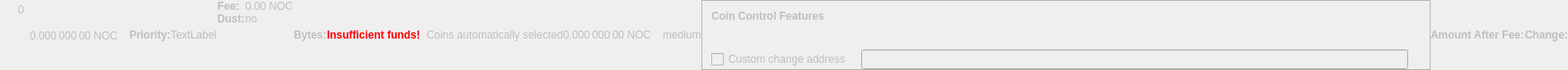
    <widget class="QWidget" name="dummyHideWidget" native="true">
     <property name="enabled">
      <bool>false</bool>
     </property>
     <property name="maximumSize">
      <size>
       <width>100</width>
       <height>22</height>
      </size>
     </property>
     <layout class="QHBoxLayout" name="dummyHideLayout">
      <property name="spacing">
       <number>0</number>
      </property>
      <property name="leftMargin">
       <number>0</number>
      </property>
      <property name="topMargin">
       <number>0</number>
      </property>
      <property name="rightMargin">
       <number>0</number>
      </property>
      <property name="bottomMargin">
       <number>0</number>
      </property>
      <item>
       <layout class="QFormLayout" name="formLayoutCoinControl1">
        <property name="horizontalSpacing">
         <number>10</number>
        </property>
        <property name="verticalSpacing">
         <number>14</number>
        </property>
        <property name="leftMargin">
         <number>10</number>
        </property>
        <property name="topMargin">
         <number>4</number>
        </property>
        <property name="rightMargin">
         <number>6</number>
        </property>
        <item row="0" column="1">
         <widget class="QLabel" name="labelCoinControlBytes">
          <property name="cursor">
           <cursorShape>IBeamCursor</cursorShape>
          </property>
          <property name="contextMenuPolicy">
           <enum>Qt::ActionsContextMenu</enum>
          </property>
          <property name="text">
           <string notr="true">0</string>
          </property>
          <property name="textInteractionFlags">
           <set>Qt::LinksAccessibleByMouse|Qt::TextSelectableByKeyboard|Qt::TextSelectableByMouse</set>
          </property>
         </widget>
        </item>
       </layout>
      </item>
      <item>
       <widget class="QLabel" name="labelCoinControlAfterFee">
        <property name="enabled">
         <bool>false</bool>
        </property>
        <property name="sizePolicy">
         <sizepolicy hsizetype="Fixed" vsizetype="Fixed">
          <horstretch>0</horstretch>
          <verstretch>0</verstretch>
         </sizepolicy>
        </property>
        <property name="minimumSize">
         <size>
          <width>111</width>
          <height>12</height>
         </size>
        </property>
        <property name="maximumSize">
         <size>
          <width>111</width>
          <height>12</height>
         </size>
        </property>
        <property name="cursor">
         <cursorShape>IBeamCursor</cursorShape>
        </property>
        <property name="contextMenuPolicy">
         <enum>Qt::ActionsContextMenu</enum>
        </property>
        <property name="text">
         <string notr="true">0.000 000 00 NOC</string>
        </property>
        <property name="textInteractionFlags">
         <set>Qt::LinksAccessibleByMouse|Qt::TextSelectableByKeyboard|Qt::TextSelectableByMouse</set>
        </property>
       </widget>
      </item>
      <item>
       <widget class="QLabel" name="labelCoinControlPriorityText">
        <property name="enabled">
         <bool>false</bool>
        </property>
        <property name="font">
         <font>
          <weight>75</weight>
          <bold>true</bold>
         </font>
        </property>
        <property name="text">
         <string>Priority:</string>
        </property>
       </widget>
      </item>
      <item>
       <layout class="QHBoxLayout" name="horizontalLayout">
        <item>
         <widget class="QLabel" name="WarningLabel">
          <property name="text">
           <string>TextLabel</string>
          </property>
         </widget>
        </item>
       </layout>
      </item>
      <item>
       <layout class="QFormLayout" name="formLayoutCoinControl3">
        <property name="horizontalSpacing">
         <number>0</number>
        </property>
        <property name="verticalSpacing">
         <number>0</number>
        </property>
        <property name="leftMargin">
         <number>0</number>
        </property>
        <property name="topMargin">
         <number>0</number>
        </property>
        <property name="rightMargin">
         <number>0</number>
        </property>
        <item row="0" column="0">
         <widget class="QLabel" name="labelCoinControlFeeText">
          <property name="enabled">
           <bool>false</bool>
          </property>
          <property name="font">
           <font>
            <weight>75</weight>
            <bold>true</bold>
           </font>
          </property>
          <property name="text">
           <string>Fee:</string>
          </property>
          <property name="margin">
           <number>0</number>
          </property>
         </widget>
        </item>
        <item row="0" column="1">
         <widget class="QLabel" name="labelCoinControlFee">
          <property name="enabled">
           <bool>false</bool>
          </property>
          <property name="cursor">
           <cursorShape>IBeamCursor</cursorShape>
          </property>
          <property name="contextMenuPolicy">
           <enum>Qt::ActionsContextMenu</enum>
          </property>
          <property name="text">
           <string notr="true">0.00 NOC</string>
          </property>
          <property name="textInteractionFlags">
           <set>Qt::LinksAccessibleByMouse|Qt::TextSelectableByKeyboard|Qt::TextSelectableByMouse</set>
          </property>
         </widget>
        </item>
        <item row="1" column="0">
         <widget class="QLabel" name="labelCoinControlLowOutputText">
          <property name="enabled">
           <bool>false</bool>
          </property>
          <property name="font">
           <font>
            <weight>75</weight>
            <bold>true</bold>
           </font>
          </property>
          <property name="text">
           <string>Dust:</string>
          </property>
         </widget>
        </item>
        <item row="1" column="1">
         <widget class="QLabel" name="labelCoinControlLowOutput">
          <property name="enabled">
           <bool>false</bool>
          </property>
          <property name="cursor">
           <cursorShape>IBeamCursor</cursorShape>
          </property>
          <property name="contextMenuPolicy">
           <enum>Qt::ActionsContextMenu</enum>
          </property>
          <property name="text">
           <string>no</string>
          </property>
          <property name="textInteractionFlags">
           <set>Qt::LinksAccessibleByMouse|Qt::TextSelectableByKeyboard|Qt::TextSelectableByMouse</set>
          </property>
         </widget>
        </item>
       </layout>
      </item>
      <item>
       <widget class="QLabel" name="labelCoinControlBytesText">
        <property name="enabled">
         <bool>false</bool>
        </property>
        <property name="font">
         <font>
          <weight>75</weight>
          <bold>true</bold>
         </font>
        </property>
        <property name="text">
         <string>Bytes:</string>
        </property>
       </widget>
      </item>
      <item>
       <layout class="QFormLayout" name="formLayoutCoinControl2">
        <property name="horizontalSpacing">
         <number>0</number>
        </property>
        <property name="verticalSpacing">
         <number>0</number>
        </property>
        <property name="leftMargin">
         <number>0</number>
        </property>
        <property name="topMargin">
         <number>0</number>
        </property>
        <property name="rightMargin">
         <number>0</number>
        </property>
       </layout>
      </item>
      <item>
       <layout class="QHBoxLayout" name="horizontalLayoutCoinControl2">
        <property name="spacing">
         <number>0</number>
        </property>
        <property name="bottomMargin">
         <number>0</number>
        </property>
       </layout>
      </item>
      <item>
       <widget class="QLabel" name="labelCoinControlInsuffFunds">
        <property name="enabled">
         <bool>false</bool>
        </property>
        <property name="minimumSize">
         <size>
          <width>0</width>
          <height>0</height>
         </size>
        </property>
        <property name="font">
         <font>
          <weight>75</weight>
          <bold>true</bold>
         </font>
        </property>
        <property name="styleSheet">
         <string notr="true">color:red;font-weight:bold;</string>
        </property>
        <property name="text">
         <string>Insufficient funds!</string>
        </property>
        <property name="margin">
         <number>5</number>
        </property>
       </widget>
      </item>
      <item>
       <layout class="QFormLayout" name="formLayoutCoinControl4">
        <property name="horizontalSpacing">
         <number>0</number>
        </property>
        <property name="verticalSpacing">
         <number>0</number>
        </property>
        <property name="leftMargin">
         <number>0</number>
        </property>
        <property name="topMargin">
         <number>0</number>
        </property>
        <property name="rightMargin">
         <number>0</number>
        </property>
       </layout>
      </item>
      <item>
       <widget class="QLabel" name="labelCoinControlChangeLabel">
        <property name="enabled">
         <bool>false</bool>
        </property>
        <property name="sizePolicy">
         <sizepolicy hsizetype="Preferred" vsizetype="Expanding">
          <horstretch>0</horstretch>
          <verstretch>0</verstretch>
         </sizepolicy>
        </property>
        <property name="minimumSize">
         <size>
          <width>0</width>
          <height>0</height>
         </size>
        </property>
        <property name="text">
         <string/>
        </property>
        <property name="margin">
         <number>3</number>
        </property>
       </widget>
      </item>
      <item>
       <widget class="QLabel" name="labelCoinControlAutomaticallySelected">
        <property name="enabled">
         <bool>false</bool>
        </property>
        <property name="sizePolicy">
         <sizepolicy hsizetype="Fixed" vsizetype="Fixed">
          <horstretch>0</horstretch>
          <verstretch>0</verstretch>
         </sizepolicy>
        </property>
        <property name="minimumSize">
         <size>
          <width>0</width>
          <height>0</height>
         </size>
        </property>
        <property name="maximumSize">
         <size>
          <width>240</width>
          <height>16777215</height>
         </size>
        </property>
        <property name="text">
         <string>Coins automatically selected</string>
        </property>
        <property name="margin">
         <number>5</number>
        </property>
       </widget>
      </item>
      <item>
       <widget class="QLabel" name="labelCoinControlChange">
        <property name="enabled">
         <bool>false</bool>
        </property>
        <property name="sizePolicy">
         <sizepolicy hsizetype="Fixed" vsizetype="Fixed">
          <horstretch>0</horstretch>
          <verstretch>0</verstretch>
         </sizepolicy>
        </property>
        <property name="minimumSize">
         <size>
          <width>111</width>
          <height>0</height>
         </size>
        </property>
        <property name="maximumSize">
         <size>
          <width>111</width>
          <height>16777215</height>
         </size>
        </property>
        <property name="cursor">
         <cursorShape>IBeamCursor</cursorShape>
        </property>
        <property name="contextMenuPolicy">
         <enum>Qt::ActionsContextMenu</enum>
        </property>
        <property name="text">
         <string notr="true">0.000 000 00 NOC</string>
        </property>
        <property name="textInteractionFlags">
         <set>Qt::LinksAccessibleByMouse|Qt::TextSelectableByKeyboard|Qt::TextSelectableByMouse</set>
        </property>
       </widget>
      </item>
      <item>
       <widget class="QLabel" name="labelCoinControlPriority">
        <property name="enabled">
         <bool>false</bool>
        </property>
        <property name="cursor">
         <cursorShape>IBeamCursor</cursorShape>
        </property>
        <property name="contextMenuPolicy">
         <enum>Qt::ActionsContextMenu</enum>
        </property>
        <property name="text">
         <string>medium</string>
        </property>
        <property name="textInteractionFlags">
         <set>Qt::LinksAccessibleByMouse|Qt::TextSelectableByKeyboard|Qt::TextSelectableByMouse</set>
        </property>
       </widget>
      </item>
      <item>
       <widget class="QFrame" name="frameCoinControl">
        <property name="sizePolicy">
         <sizepolicy hsizetype="Expanding" vsizetype="Expanding">
          <horstretch>0</horstretch>
          <verstretch>0</verstretch>
         </sizepolicy>
        </property>
        <property name="maximumSize">
         <size>
          <width>16777215</width>
          <height>16777215</height>
         </size>
        </property>
        <property name="frameShape">
         <enum>QFrame::StyledPanel</enum>
        </property>
        <property name="frameShadow">
         <enum>QFrame::Sunken</enum>
        </property>
        <layout class="QVBoxLayout" name="verticalLayoutCoinControl2_2">
         <property name="spacing">
          <number>0</number>
         </property>
         <property name="leftMargin">
          <number>0</number>
         </property>
         <property name="topMargin">
          <number>0</number>
         </property>
         <property name="rightMargin">
          <number>0</number>
         </property>
         <property name="bottomMargin">
          <number>0</number>
         </property>
         <item>
          <layout class="QVBoxLayout" name="verticalLayoutCoinControl" stretch="0,0,0,1">
           <property name="spacing">
            <number>0</number>
           </property>
           <property name="leftMargin">
            <number>10</number>
           </property>
           <property name="topMargin">
            <number>10</number>
           </property>
           <item>
            <layout class="QHBoxLayout" name="horizontalLayoutCoinControl1">
             <property name="bottomMargin">
              <number>15</number>
             </property>
             <item>
              <widget class="QLabel" name="labelCoinControlFeatures">
               <property name="enabled">
                <bool>false</bool>
               </property>
               <property name="sizePolicy">
                <sizepolicy hsizetype="Preferred" vsizetype="Maximum">
                 <horstretch>0</horstretch>
                 <verstretch>0</verstretch>
                </sizepolicy>
               </property>
               <property name="font">
                <font>
                 <weight>75</weight>
                 <bold>true</bold>
                </font>
               </property>
               <property name="styleSheet">
                <string notr="true">font-weight:bold;</string>
               </property>
               <property name="text">
                <string>Coin Control Features</string>
               </property>
              </widget>
             </item>
            </layout>
           </item>
           <item>
            <widget class="QWidget" name="widgetCoinControl" native="true">
             <property name="sizePolicy">
              <sizepolicy hsizetype="Preferred" vsizetype="Preferred">
               <horstretch>0</horstretch>
               <verstretch>0</verstretch>
              </sizepolicy>
             </property>
             <property name="minimumSize">
              <size>
               <width>0</width>
               <height>0</height>
              </size>
             </property>
             <property name="styleSheet">
              <string notr="true"/>
             </property>
             <layout class="QHBoxLayout" name="horizontalLayoutCoinControl5_2">
              <property name="leftMargin">
               <number>0</number>
              </property>
              <property name="topMargin">
               <number>0</number>
              </property>
              <property name="rightMargin">
               <number>0</number>
              </property>
              <property name="bottomMargin">
               <number>0</number>
              </property>
              <item>
               <layout class="QHBoxLayout" name="horizontalLayoutCoinControl3">
                <property name="spacing">
                 <number>20</number>
                </property>
                <property name="topMargin">
                 <number>0</number>
                </property>
                <property name="bottomMargin">
                 <number>10</number>
                </property>
               </layout>
              </item>
             </layout>
            </widget>
           </item>
           <item>
            <layout class="QHBoxLayout" name="horizontalLayoutCoinControl4" stretch="0,0,0">
             <property name="spacing">
              <number>12</number>
             </property>
             <property name="sizeConstraint">
              <enum>QLayout::SetDefaultConstraint</enum>
             </property>
             <property name="topMargin">
              <number>5</number>
             </property>
             <property name="rightMargin">
              <number>5</number>
             </property>
             <item>
              <widget class="QCheckBox" name="checkBoxCoinControlChange">
               <property name="enabled">
                <bool>false</bool>
               </property>
               <property name="toolTip">
                <string>If this is activated, but the change address is empty or invalid, change will be sent to a newly generated address.</string>
               </property>
               <property name="text">
                <string>Custom change address</string>
               </property>
              </widget>
             </item>
             <item>
              <widget class="QValidatedLineEdit" name="lineEditCoinControlChange">
               <property name="enabled">
                <bool>false</bool>
               </property>
               <property name="sizePolicy">
                <sizepolicy hsizetype="Expanding" vsizetype="Fixed">
                 <horstretch>0</horstretch>
                 <verstretch>0</verstretch>
                </sizepolicy>
               </property>
              </widget>
             </item>
             <item>
              <widget class="QLabel" name="labelCoinControlChangeLabel_2">
               <property name="sizePolicy">
                <sizepolicy hsizetype="Preferred" vsizetype="Expanding">
                 <horstretch>0</horstretch>
                 <verstretch>0</verstretch>
                </sizepolicy>
               </property>
               <property name="minimumSize">
                <size>
                 <width>0</width>
                 <height>0</height>
                </size>
               </property>
               <property name="text">
                <string/>
               </property>
               <property name="margin">
                <number>3</number>
               </property>
              </widget>
             </item>
            </layout>
           </item>
           <item>
            <spacer name="verticalSpacerCoinControl">
             <property name="orientation">
              <enum>Qt::Vertical</enum>
             </property>
             <property name="sizeHint" stdset="0">
              <size>
               <width>800</width>
               <height>1</height>
              </size>
             </property>
            </spacer>
           </item>
          </layout>
         </item>
        </layout>
       </widget>
      </item>
      <item>
       <widget class="QLabel" name="labelCoinControlAfterFeeText">
        <property name="enabled">
         <bool>false</bool>
        </property>
        <property name="minimumSize">
         <size>
          <width>0</width>
          <height>0</height>
         </size>
        </property>
        <property name="maximumSize">
         <size>
          <width>16777215</width>
          <height>16777215</height>
         </size>
        </property>
        <property name="font">
         <font>
          <weight>75</weight>
          <bold>true</bold>
         </font>
        </property>
        <property name="text">
         <string>Amount After Fee:</string>
        </property>
        <property name="alignment">
         <set>Qt::AlignLeading|Qt::AlignLeft|Qt::AlignVCenter</set>
        </property>
        <property name="margin">
         <number>0</number>
        </property>
       </widget>
      </item>
      <item>
       <widget class="QLabel" name="labelCoinControlChangeText">
        <property name="enabled">
         <bool>false</bool>
        </property>
        <property name="sizePolicy">
         <sizepolicy hsizetype="Preferred" vsizetype="Preferred">
          <horstretch>0</horstretch>
          <verstretch>0</verstretch>
         </sizepolicy>
        </property>
        <property name="minimumSize">
         <size>
          <width>0</width>
          <height>0</height>
         </size>
        </property>
        <property name="maximumSize">
         <size>
          <width>16777215</width>
          <height>16777215</height>
         </size>
        </property>
        <property name="font">
         <font>
          <weight>75</weight>
          <bold>true</bold>
         </font>
        </property>
        <property name="text">
         <string>Change:</string>
        </property>
        <property name="alignment">
         <set>Qt::AlignLeading|Qt::AlignLeft|Qt::AlignVCenter</set>
        </property>
       </widget>
      </item>
     </layout>
    </widget>
